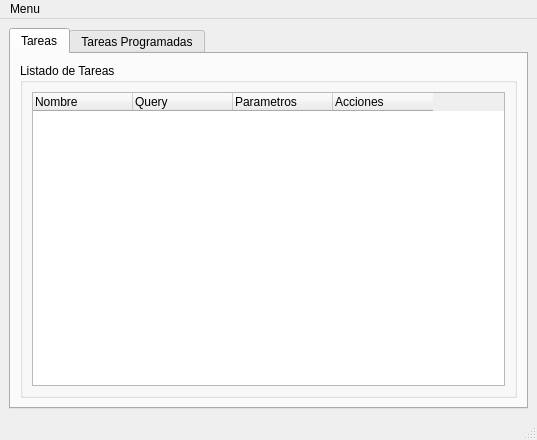
<?xml version="1.0" encoding="UTF-8"?>
<ui version="4.0">
 <class>MainWindow</class>
 <widget class="QMainWindow" name="MainWindow">
  <property name="geometry">
   <rect>
    <x>0</x>
    <y>0</y>
    <width>537</width>
    <height>440</height>
   </rect>
  </property>
  <property name="windowTitle">
   <string>365Jobs</string>
  </property>
  <property name="windowIcon">
   <iconset resource="recursos.qrc">
    <normaloff>:/ico/icon.png</normaloff>:/ico/icon.png</iconset>
  </property>
  <widget class="QWidget" name="centralwidget">
   <layout class="QGridLayout" name="gridLayout">
    <item row="0" column="0">
     <widget class="QTabWidget" name="tabWidget">
      <property name="currentIndex">
       <number>0</number>
      </property>
      <widget class="QWidget" name="tab_2">
       <attribute name="title">
        <string>Tareas</string>
       </attribute>
       <layout class="QGridLayout" name="gridLayout_5">
        <item row="0" column="0">
         <widget class="QGroupBox" name="groupBox_2">
          <property name="title">
           <string>Listado de Tareas</string>
          </property>
          <layout class="QGridLayout" name="gridLayout_4">
           <item row="0" column="0">
            <widget class="QTableWidget" name="tableWidget_Tareas">
             <column>
              <property name="text">
               <string>Nombre</string>
              </property>
              <property name="textAlignment">
               <set>AlignLeft|AlignVCenter</set>
              </property>
             </column>
             <column>
              <property name="text">
               <string>Query</string>
              </property>
              <property name="textAlignment">
               <set>AlignLeft|AlignVCenter</set>
              </property>
             </column>
             <column>
              <property name="text">
               <string>Parametros</string>
              </property>
              <property name="textAlignment">
               <set>AlignLeft|AlignVCenter</set>
              </property>
             </column>
             <column>
              <property name="text">
               <string>Acciones</string>
              </property>
              <property name="textAlignment">
               <set>AlignLeft|AlignVCenter</set>
              </property>
             </column>
            </widget>
           </item>
          </layout>
         </widget>
        </item>
       </layout>
      </widget>
      <widget class="QWidget" name="tab">
       <attribute name="title">
        <string>Tareas Programadas</string>
       </attribute>
       <layout class="QGridLayout" name="gridLayout_3">
        <item row="0" column="0">
         <widget class="QGroupBox" name="groupBox">
          <property name="title">
           <string>Listado de Tareas Programadas</string>
          </property>
          <layout class="QGridLayout" name="gridLayout_2">
           <item row="0" column="0">
            <widget class="QTableWidget" name="tableWidget_TareasConfig">
             <column>
              <property name="text">
               <string>Nombre</string>
              </property>
              <property name="textAlignment">
               <set>AlignLeft|AlignVCenter</set>
              </property>
             </column>
             <column>
              <property name="text">
               <string>Tipo</string>
              </property>
              <property name="textAlignment">
               <set>AlignLeft|AlignVCenter</set>
              </property>
             </column>
             <column>
              <property name="text">
               <string>Prox Ejec</string>
              </property>
              <property name="textAlignment">
               <set>AlignLeft|AlignVCenter</set>
              </property>
             </column>
             <column>
              <property name="text">
               <string>Acciones</string>
              </property>
              <property name="textAlignment">
               <set>AlignLeft|AlignVCenter</set>
              </property>
             </column>
            </widget>
           </item>
          </layout>
         </widget>
        </item>
       </layout>
      </widget>
     </widget>
    </item>
   </layout>
  </widget>
  <widget class="QMenuBar" name="menubar">
   <property name="geometry">
    <rect>
     <x>0</x>
     <y>0</y>
     <width>537</width>
     <height>21</height>
    </rect>
   </property>
   <widget class="QMenu" name="menuMenu">
    <property name="title">
     <string>Menu</string>
    </property>
    <addaction name="separator"/>
    <addaction name="actionAgregar_Tarea"/>
    <addaction name="actionProgramar_Tarea"/>
   </widget>
   <addaction name="menuMenu"/>
  </widget>
  <widget class="QStatusBar" name="statusbar"/>
  <action name="actionAgregar_Tarea">
   <property name="text">
    <string>Agregar Tarea</string>
   </property>
  </action>
  <action name="actionProgramar_Tareas">
   <property name="text">
    <string>Programar Tareas</string>
   </property>
  </action>
  <action name="actionProgramar_Tarea">
   <property name="text">
    <string>Programar Tarea</string>
   </property>
  </action>
 </widget>
 <resources>
  <include location="recursos.qrc"/>
 </resources>
 <connections/>
</ui>
